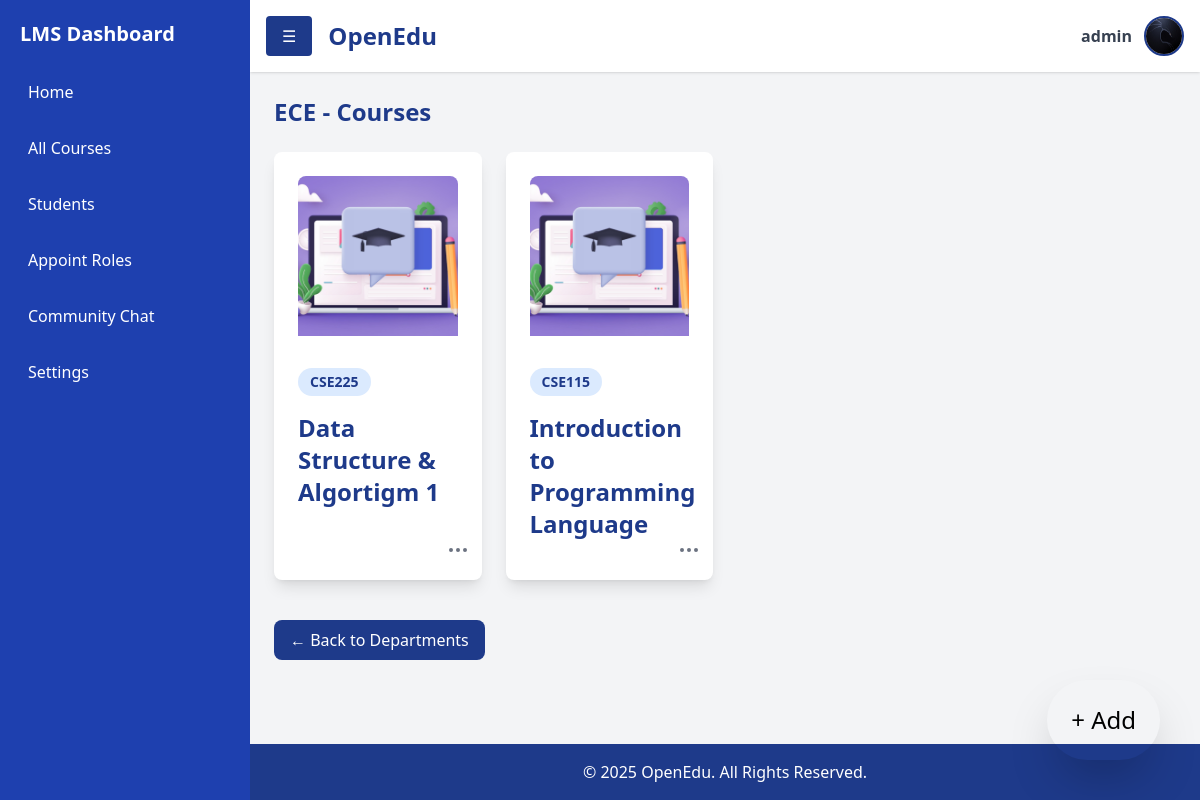
The page /lms/department=7/ (signed in) on the database its author committed.
### accounts/models.py (models this page shows, shortened)
class User(AbstractUser):
    contact = models.CharField(max_length=15, blank=True, null=True)
    profilepicture = models.ImageField(upload_to='images/profilepictures', blank=True, null=True,default='images/profilepictures/rafid1.jpg')
    role=models.TextField(default='user')
    course=models.IntegerField(default=-1)
    department=models.IntegerField(default=-1)
    groups = models.ManyToManyField(
        'auth.Group',
        related_name='custom_user_set',
        blank=True
    )
    user_permissions = models.ManyToManyField(
        'auth.Permission',
        related_name='custom_user_permissions_set',
        blank=True
    )

### lms/models.py (models this page shows, shortened)
class Department(models.Model):
    id = models.AutoField(primary_key=True)  # Automatically generates a primary key
    name = models.CharField(max_length=255, unique=True)  # Unique name field
    image = models.ImageField(upload_to='images/department/', null=True,default='images/department/default.jpg')
    description=models.TextField(max_length=255,default="The Department fosters innovative research and interdisciplinary collaboration, focusing on conceptual exploration and advanced academic problem-solving techniques.")

class Course(models.Model):
    id = models.AutoField(primary_key=True)  # Automatically generates a primary key
    course_code = models.CharField(max_length=6, unique=True)  # Unique course code
    course_name = models.CharField(max_length=50)  # Course name
    course_description = models.TextField(
        default="This course provides a comprehensive overview of essential topics, methodologies, and concepts. Further details will be provided."
    )  # Description of the course
    department = models.ForeignKey('Department', related_name='courses', on_delete=models.CASCADE)  # Foreign key to Department
    image = models.ImageField(upload_to='images/course/', null=True, default='images/course/default.jpg')  # Course image

### lms/views.py (the view)
# urls.py: path('department=<int:id>/', deptcourses, name='deptcourses'),
@login_required
def deptcourses(request,id):
    department=Department.objects.get(id=id)
    courses = Course.objects.filter(department=department).order_by('course_name')
    showAddButton=(request.user.role=='master')or(request.user.department==department.id)
    showUpdateCourseModal=(request.user.role=='master')or(request.user.department==department.id)
    showCourseModal=(request.user.role=='master')or(request.user.department==department.id)
    context={'name':request.user.username,'courses':courses , 'department': department,
             'showCourseModal':showCourseModal,'showUpdateCourseModal':showUpdateCourseModal,'showAddButton':showAddButton}
    return render(request,'lms/deptcourses.html',context)

### lms/templates/lms/deptcourses.html (shortened to what this page needs)
{% extends 'dashboard.html' %} {% block content %} {% load static %}
<div class="p-6 flex-grow">
  <h2 class="text-2xl font-bold text-blue-900 mb-6">
    {{ department.name }} - Courses
  </h2>
  <div
    class="grid grid-cols-1 sm:grid-cols-2 md:grid-cols-3 lg:grid-cols-4 gap-6"
  >
    {% if courses %} {% for course in courses %}
    <div
      class="card bg-white p-6 rounded-lg shadow-lg cursor-pointer hover:shadow-xl transition duration-300 transform hover:scale-105 relative"
    >
      <a
        href="{% url 'course_facs' dept_id=department.id course_id=course.id %}"
      >
        <img
          src="{{ course.image.url }}"
          alt="Course Image"
          class="w-full h-40 object-cover rounded-t-lg mb-8"
        />
      </a>
      <div class="flex items-center mb-4">
        <span
          class="text-sm font-semibold text-blue-900 bg-blue-100 px-3 py-1 rounded-full"
        >
          {{ course.course_code }}
        </span>
      </div>
      <h3 class="text-2xl font-semibold text-blue-900 mb-2">
        {{ course.course_name }}
      </h3>
      {% if showUpdateCourseModal %}
      <div class="absolute bottom-3 right-3 z-20">
        <button
          class="text-gray-500 hover:text-gray-700 focus:outline-none"
          onclick="toggleMenu('menu-videos-{{ course.id }}')"
        >
          <svg
            xmlns="http://www.w3.org/2000/svg"
            class="h-6 w-6"
            fill="none"
            viewBox="0 0 24 24"
            stroke="currentColor"
          >
            <path
              stroke-linecap="round"
              stroke-linejoin="round"
              stroke-width="2"
              d="M5 12h.01M12 12h.01M19 12h.01M6 12a1 1 0 11-2 0 1 1 0 012 0zm7 0a1 1 0 11-2 0 1 1 0 012 0zm7 0a1 1 0 11-2 0 1 1 0 012 0z"
            />
          </svg>
        </button>
      </div>
      {%endif%}
    </div>
    {% endfor %} {% else %}
    <p class="text-gray-500">No Courses found in this department.</p>
    {% endif %}
  </div>
  <div class="mt-10">
    <a
      href="{% url 'departments' %}"
      class="inline-block bg-blue-900 text-white px-4 py-2 rounded-lg hover:bg-blue-700"
    >
      ← Back to Departments
    </a>
  </div>
</div>
{% endblock %}

### home/templates/inc/header.html (shortened to what this page needs)
<header class="bg-white shadow p-4 flex justify-between items-center relative">
  <div class="flex items-center space-x-4">
    <button
      onclick="toggleSidebar()"
      class="bg-blue-900 text-white px-4 py-2 rounded"
    >
      ☰
    </button>
    <h1 class="text-2xl font-bold text-blue-900">OpenEdu</h1>
  </div>
  <div class="flex items-center space-x-3 relative">
    <span class="text-gray-700 font-semibold">
      {{ request.user.username }}
    </span>
    <a
      href="javascript:void(0);"
      onclick="toggleDropdownProfile()"
      class="w-10 h-10"
    >
      <img
        src="{{ request.user.profilepicture.url }}"
        alt="Profile"
        class="w-10 h-10 rounded-full border-2 border-blue-900"
      />
    </a>
  </div>
</header>

### home/static/css/dashboard.css (style rules this page uses)
.card { transition: transform 0.3s ease-in-out; }

### rows shown on the page
User: user.username "admin", user.profilepicture (picture)
Department: name "ECE"
Course: image (placeholder picture), course_code "CSE225", course_name "Data Structure & Algortigm 1"
Course: image (placeholder picture), course_code "CSE115", course_name "Introduction to Programming Language"
